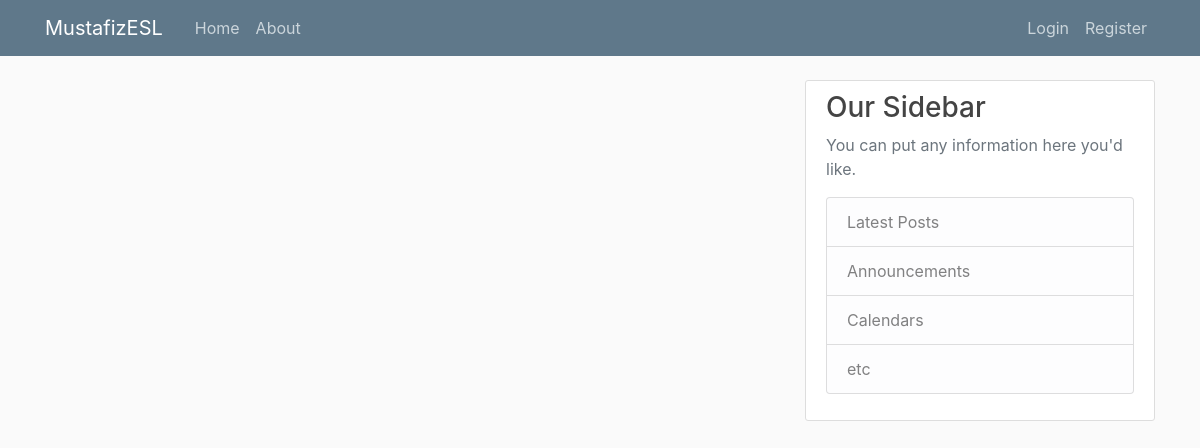
/home, run on an earlier commit of the app's database.
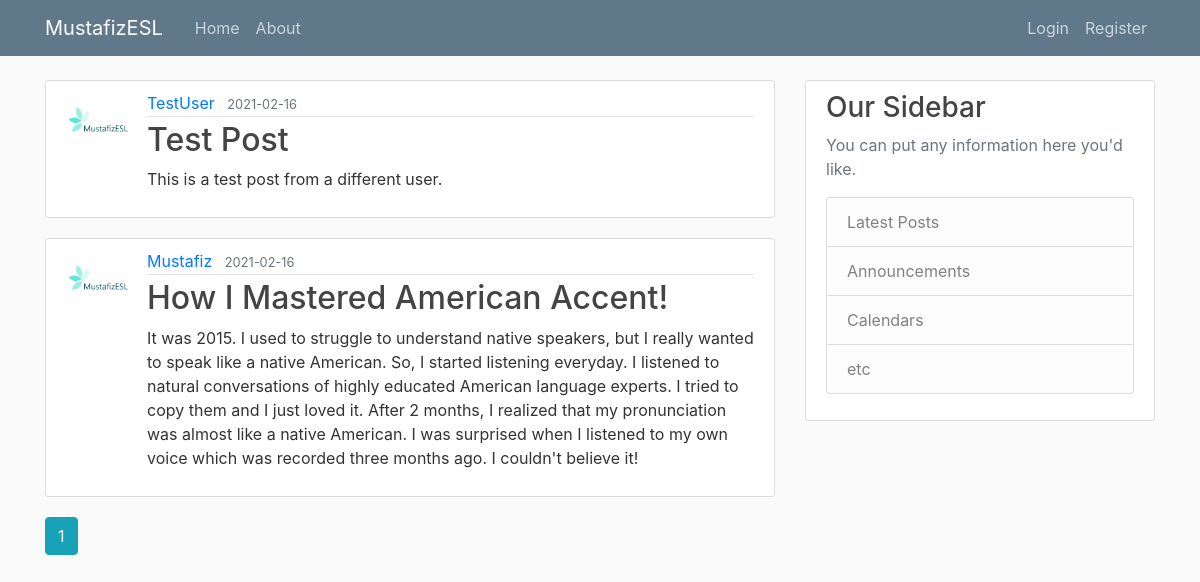
And on a later commit of the database.
### project/models.py (models this page shows, shortened)
class Post(db.Model):
	id = db.Column(db.Integer, primary_key=True)
	title = db.Column(db.String(100), nullable=False)
	date_posted = db.Column(db.DateTime, nullable=False, default=datetime.utcnow)
	content = db.Column(db.Text, nullable=False)
	user_id = db.Column(db.Integer, db.ForeignKey('user.id'), nullable=False)

class User(db.Model, UserMixin):
	id = db.Column(db.Integer, primary_key=True)
	username = db.Column(db.String(20), unique=True, nullable=False)
	email = db.Column(db.String(120), unique=True, nullable=False)
	image_file = db.Column(db.String(20), nullable=False, default='default.jpg')
	password = db.Column(db.String(60), nullable=False)
	posts = db.relationship('Post', backref='author', lazy=True)

### project/main/routes.py (the view)
@main.route("/")
@main.route("/home")
def home():
	page = request.args.get('page', 1, type=int)
	posts = Post.query.order_by(Post.date_posted.desc()).paginate(page=page, per_page=2)
	return render_template('home.html', posts=posts)

### project/templates/home.html
{% extends "layout.html" %}
{% block content %}
	{% for post in posts.items %}
		<article class="media content-section">
      <img class="rounded-circle article-img" src="{{ url_for('static', filename='profile_pics/' + post.author.image_file) }}">
      <div class="media-body">
        <div class="article-metadata">
          <a class="mr-2" href="{{ url_for('users.user_posts', username=post.author.username) }}">{{ post.author.username }}</a>
          <small class="text-muted">{{ post.date_posted.strftime('%Y-%m-%d') }}</small>
        </div>
        <h2><a class="article-title" href="{{ url_for('posts.post', post_id=post.id) }}">{{ post.title }}</a></h2>
        <p class="article-content">{{ post.content }}</p>
      </div>
    </article>
	{% endfor %}
  {% for page_num in posts.iter_pages(left_edge=1, right_edge=1, left_current=1, right_current=2) %}
    {% if page_num %}
      {% if posts.page == page_num %}
        <a class="btn btn-info mb-4" href="{{ url_for('main.home', page=page_num) }}">{{ page_num }}</a>
      {% else %}
        <a class="btn btn-outline-info mb-4" href="{{ url_for('main.home', page=page_num) }}">{{ page_num }}</a>
      {% endif %}
    {% else %}
      ...
    {% endif %}
  {% endfor %}
{% endblock content %}

What changed in the data, as far as the page shows it:
added Post: image_file (placeholder picture), author.username "TestUser", date_posted "2021-02-16", title "Test Post", content "This is a test post from a different user."
added Post: image_file (placeholder picture), author.username "Mustafiz", date_posted "2021-02-16", title "How I Mastered American Accent!", content "It was 2015. I used to struggle to understand native speakers, but I really wanted to speak like a native American. So, I started listening everyday. I listened to natural conversations of highly educated American language experts. I tried to copy them and I just loved it. After 2 months, I realized that my pronunciation was almost like a native American. I was surprised when I listened to my own voice which was recorded three months ago. I couldn't believe it!"
Also different on the page:
new list line: "1"
